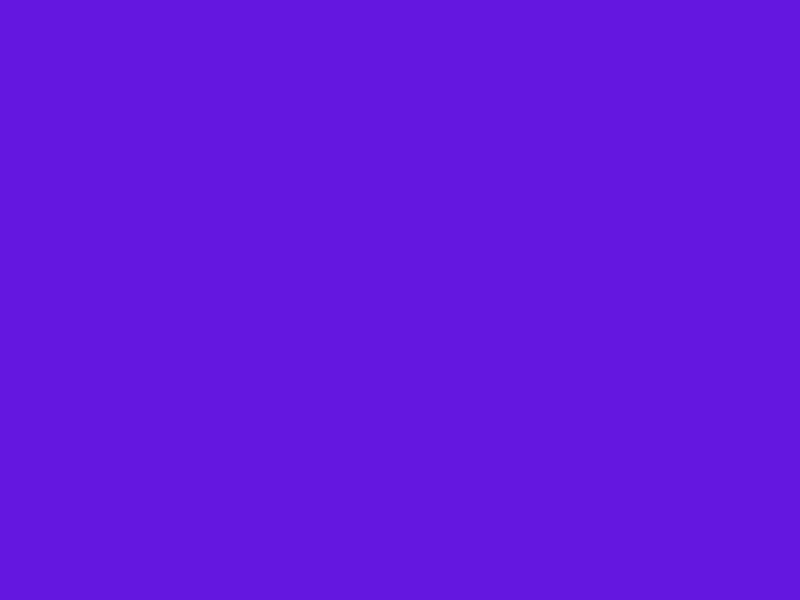
Frame 1 (no input)
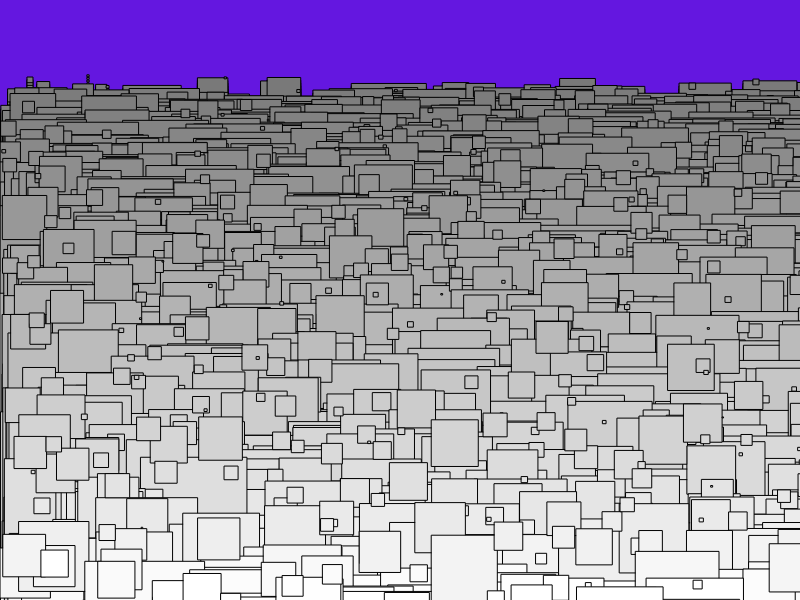
Frame 60 (no input)
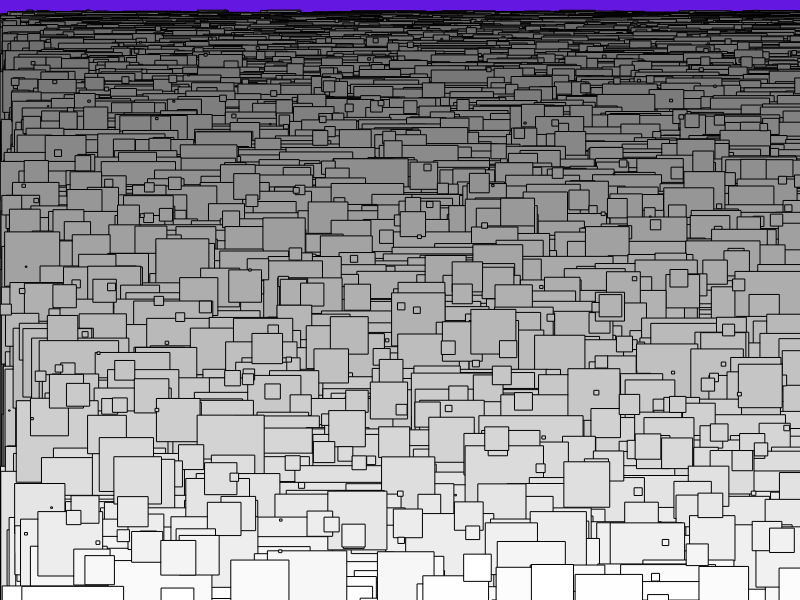
Frame 120 (the mouse pressed at the canvas centre since frame 60)

The p5.js sketch that drew these frames (run headless with seeded random() and noise() and a simulated clock; from frame 60 on, the mouse is pressed at the canvas centre):

// p5.js sketch
// ── sketch.js
var particles = [];

function setup() {
  createCanvas(800, 600);
  background(100,23,224);


}

function draw() {

  for (var i = 0; i < particles.length; i++) {
    particles[i].display();
  }


    for (var i = 0; i < 100; i++) {
      particles.push(new Particle);
    }

}

function Particle() {
  this.xPos = random(width);
  this.cSize = random(1, 500);
  this.yPos = height + this.cSize;
  this.cColor = random(214,53,175);
  this.cSpeed = random(80);
  this.display = function () {
     fill(map(this.yPos, 0, height, 100, 255));
     this.yPos = this.yPos - this.cSpeed;
     // this.xPos = this.xPos + this.yPos / 200;
     this.cSpeed = map(this.yPos, 0,600, 0, 20)
     square(this.xPos, this.yPos, this.cSize);
   }
 }
